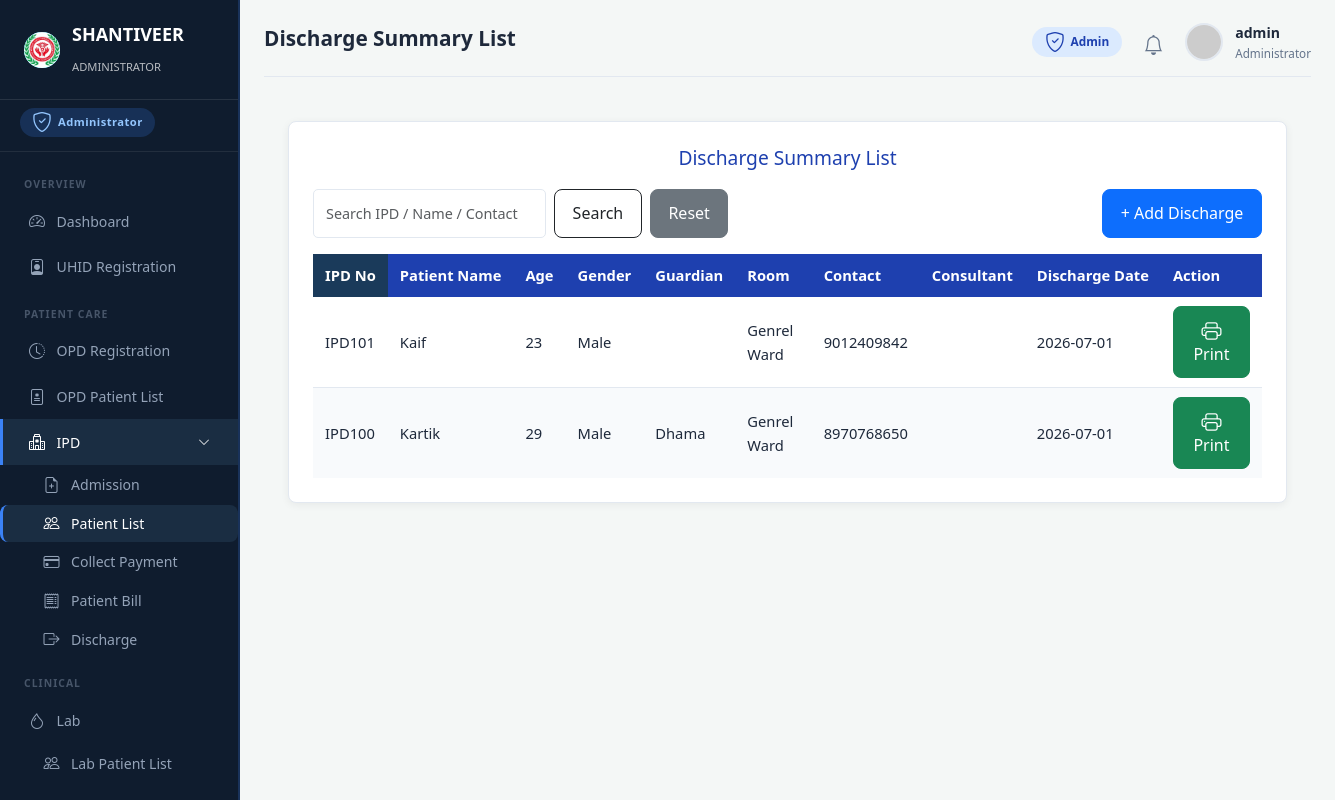
Screenshot of /ipd/discharge/ (signed in) with the database file from the repository.
### ipd/models.py (models this page shows, shortened)
class IPDAdmission(models.Model):
    STATUS_CHOICES = [('Admitted', 'Admitted'), ('Discharged', 'Discharged')]
    ipd_no = models.CharField(max_length=20, unique=True, editable=False)
    patient = models.ForeignKey(Patient, on_delete=models.CASCADE, related_name='ipd_admissions')
    date = models.DateField()
    time = models.TimeField(null=True, blank=True)
    guardian = models.CharField(max_length=200, blank=True)
    category = models.CharField(max_length=50, default='General')
    consultant = models.CharField(max_length=200, blank=True)
    kyc_type = models.CharField(max_length=50, blank=True)
    kyc_no = models.CharField(max_length=50, blank=True)
    room_category = models.CharField(max_length=100, blank=True)
    room_no = models.CharField(max_length=20, blank=True)
    diagnosis = models.TextField(blank=True)
    tpa = models.CharField(max_length=200, blank=True)
    policy_no = models.CharField(max_length=100, blank=True)
    insurance_co = models.CharField(max_length=200, blank=True)
    referral = models.CharField(max_length=200, blank=True)
    status = models.CharField(max_length=20, choices=STATUS_CHOICES, default='Admitted')
    created_at = models.DateTimeField(auto_now_add=True)
    bed_charge = models.DecimalField(
    max_digits=10,
    decimal_places=2,
    default=0)
    history = HistoricalRecords()
    class Meta:
        ordering = ['-date']

### uhid/models.py (models this page shows, shortened)
class Patient(models.Model):
    GENDER_CHOICES = [('Male', 'Male'), ('Female', 'Female'), ('Other', 'Other')]
    MARITAL_CHOICES = [('Single', 'Single'), ('Married', 'Married')]
    uhid = models.CharField(max_length=20, unique=True, editable=False)
    title = models.CharField(max_length=10, default='Mr')
    name = models.CharField(max_length=200)
    guardian = models.CharField(max_length=200, blank=True)
    guardian_relation = models.CharField(max_length=10, default='S/o')
    gender = models.CharField(max_length=10, choices=GENDER_CHOICES, default='Male')
    marital_status = models.CharField(max_length=20, choices=MARITAL_CHOICES, default='Single')
    dob = models.DateField(null=True, blank=True)
    age_years = models.PositiveIntegerField(default=0)
    age_months = models.PositiveIntegerField(default=0)
    age_days = models.PositiveIntegerField(default=0)
    mobile = models.CharField(max_length=15)
    blood_group = models.CharField(max_length=5, default='NA')
    resident = models.CharField(max_length=50, default='India')
    state = models.CharField(max_length=100, blank=True)
    city = models.CharField(max_length=100, blank=True)
    address = models.TextField(blank=True)
    created_at = models.DateTimeField(auto_now_add=True)
    updated_at = models.DateTimeField(auto_now=True)
    history = HistoricalRecords()
    class Meta:
        ordering = ['-created_at']

### ipd/views.py (the view)
# urls.py: path('discharge/', views.discharge_list, name='discharge_list'),
@require_module('discharge', level='view')
def discharge_list(request):
    q = request.GET.get('q', '').strip()
    items = DischargeSummary.objects.select_related('admission__patient')
    if q:
        items = items.filter(Q(admission__ipd_no__icontains=q) | Q(admission__patient__name__icontains=q))
    discharges = [{
        'id': d.id, 'ipd_no': d.admission.ipd_no, 'name': d.admission.patient.name,
        'age': d.admission.patient.age_years, 'gender': d.admission.patient.gender,
        'guardian': d.admission.guardian, 'room': d.admission.room_no,
        'contact': d.admission.patient.mobile, 'consultant': d.admission.consultant,
        'discharge_date': str(d.discharge_date),
    } for d in items]
    return render(request, 'ipd/discharge_list.html', {'active_sidebar': 'ipd', 'discharges': discharges, 'q': q})

### core/context_processors.py (called while the page is built)
def hospital_info(request):
    ctx = {
        'hospital_name': settings.HOSPITAL_NAME,
        'hospital_address': settings.HOSPITAL_ADDRESS,
        'hospital_phone': settings.HOSPITAL_PHONE,
    }
    if request.user.is_authenticated:
        ctx['unread_notifications'] = services.get_unread_notifications(request.user, limit=5)
        ctx['notification_count'] = services.get_unread_notification_count(request.user)
    else:
        ctx['unread_notifications'] = []
        ctx['notification_count'] = 0
    return ctx

def role_context(request):
    user = request.user
    if not user.is_authenticated:
        return {}
    role = rbac.get_user_role(user)
    access = {
        key: rbac.get_access_level(user, key) for key in rbac.MODULE_ACCESS
    }
    return {
        'user_role': role,
        'user_role_label': rbac.ROLE_LABELS.get(role, 'User'),
        'user_role_icon': rbac.ROLE_ICONS.get(role, 'bi-person'),
        'module_access': access,
    }

### core/rbac.py (called while the page is built, shortened)
def get_user_role(user):
    if not user.is_authenticated:
        return None
    if user.is_superuser or (user.is_staff and not user.groups.exists()):
        return ADMIN

def get_access_level(user, module_key):
    if not user.is_authenticated:
        return NONE
    if user.is_superuser:
        return FULL
    role = get_user_role(user)
    if role is None:
        return NONE
    return MODULE_ACCESS.get(module_key, {}).get(role, NONE)

def require_module(module_key, level=VIEW):
    def decorator(view_func):
        @wraps(view_func)
        @login_required
        def _wrapped(request, *args, **kwargs):
            access = get_access_level(request.user, module_key)
            if access == NONE or (level == FULL and access != FULL):
                raise PermissionDenied(
                    f"Your role does not have access to this module.")
            request.is_view_only = (access == VIEW)
            return view_func(request, *args, **kwargs)
        return _wrapped
    return decorator

### core/services.py (called while the page is built)
def get_unread_notifications(user=None, limit=10):
    return []

def get_unread_notification_count(user=None):
    return 0

### templates/ipd/discharge_list.html (shortened to what this page needs)
{% extends 'base_ipd.html' %}
{% block page_title %}Discharge Summary List{% endblock %}
{% block content %}
<div class="page-container"><div class="form-card">
    <h2>Discharge Summary List</h2>
    <div class="d-flex justify-content-between mb-3">
        <form method="get" class="d-flex gap-2"><input name="q" class="form-control" placeholder="Search IPD / Name / Contact" value="{{ q }}"><button class="btn btn-outline-dark">Search</button><a href="{% url 'ipd:discharge_list' %}" class="btn btn-secondary">Reset</a></form>
        <a href="{% url 'ipd:discharge_add' %}" class="btn btn-primary">+ Add Discharge</a>
    </div>
    <table class="hms-table"><thead style="background:#1a3a5a"><tr>
        <th style="background:#1a3a5a;color:#fff">IPD No</th><th>Patient Name</th><th>Age</th><th>Gender</th><th>Guardian</th>
        <th>Room</th><th>Contact</th><th>Consultant</th><th>Discharge Date</th><th>Action</th>
    </tr></thead>
    <tbody>{% for d in discharges %}
    <tr><td>{{ d.ipd_no }}</td><td>{{ d.name }}</td><td>{{ d.age }}</td><td>{{ d.gender }}</td><td>{{ d.guardian }}</td>
    <td>{{ d.room }}</td><td>{{ d.contact }}</td><td>{{ d.consultant }}</td><td>{{ d.discharge_date }}</td>
    <td><a href="{% url 'ipd:discharge_print' d.id %}" class="btn btn-success btn-sm" target="_blank"><i class="bi bi-printer"></i> Print</a></td></tr>
    {% endfor %}</tbody></table>
</div></div>
{% endblock %}

### templates/base_dashboard.html (shortened to what this page needs)
{% load static %}
{% load group_tags %}
<!DOCTYPE html>
<html lang="en">
<head>
  <link href="https://cdn.jsdelivr.net/npm/bootstrap@5.3.2/dist/css/bootstrap.min.css" rel="stylesheet">
  <link href="https://cdn.jsdelivr.net/npm/bootstrap-icons@1.11.1/font/bootstrap-icons.css" rel="stylesheet">
  <link href="{% static 'css/main.css' %}" rel="stylesheet">
  <link href="{% static 'css/role_panels.css' %}" rel="stylesheet">
  <link href="{% static 'css/responsive_overrides.css' %}" rel="stylesheet">
</head>
<body class="{% if user.is_superuser %}role-admin{% elif user|has_group:"Doctor" %}role-doctor{% elif user|has_group:"Receptionist" %}role-recept{% elif user|has_group:"Pharmacist" %}role-pharma{% else %}role-admin{% endif %}">
<div class="dashboard-layout">
  {% include 'includes/sidebar_dashboard.html' %}
  <main class="dash-main">
    <div class="dash-topbar">
      <h1>{% block page_title %}Dashboard{% endblock %}</h1>
      <div class="dash-topbar-right">
        {% if user.is_superuser %}
          <span class="topbar-role-chip chip-admin"><i class="bi bi-shield-check"></i> Admin</span>
        {% elif user|has_group:'Doctor' %}
          <span class="topbar-role-chip chip-doctor"><i class="bi bi-person-badge"></i> Doctor</span>
        {% elif user|has_group:'Receptionist' %}
          <span class="topbar-role-chip chip-recept"><i class="bi bi-headset"></i> Receptionist</span>
        {% elif user|has_group:'Pharmacist' %}
          <span class="topbar-role-chip chip-pharma"><i class="bi bi-capsule"></i> Pharmacist</span>
        {% endif %}
        <div class="dropdown">
          <div class="notif-bell" data-bs-toggle="dropdown" aria-expanded="false" style="cursor:pointer">
            <i class="bi bi-bell"></i>
          </div>
        </div>
        <div class="dropdown">
          <div class="user-profile-mini" data-bs-toggle="dropdown" style="cursor:pointer">
            <img src="https://ui-avatars.com/api/?name={{ user.get_full_name|default:user.username }}&background=1e40af&color=fff" alt="avatar">
            <div>
              <div class="name">{{ user.get_full_name|default:user.username }}</div>
              <div class="role">
                {% if user.is_superuser %}Administrator
                {% else %}{{ user.groups.all.0.name|default:"User" }}{% endif %}
              </div>
            </div>
          </div>
        </div>
      </div>
    </div>
    {% block content %}{% endblock %}
  </main>
</div>
</body>
</html>

### statics/css/main.css (style rules this page uses)
:root { --navy: #0f1c2e; --navy-light: #1a2d42; --cyan: #00d4ff; --cyan-dark: #00b8d9; --primary-blue: #1e40af; --header-cyan: #00e5ff; --green-header: #2e7d32; --green-btn: #4caf50; --bg-light: #f4f7f6; --card-white: #ffffff; --text-dark: #1e293b; --text-muted: #64748b; --border: #e2e8f0; --danger: #dc2626; --warning: #f59e0b; --success: #059669; --ipd-nav: #0d2137; --sidebar-width: 240px; }
*, *::before, *::after { box-sizing: border-box; margin: 0; padding: 0; }
body { font-family: 'Segoe UI', system-ui, -apple-system, sans-serif; color: var(--text-dark); background: var(--bg-light); min-height: 100vh; font-size: 18px; line-height: 1.65; }
.bi { font-size: 1.25rem; line-height: 1; vertical-align: -0.125em; }
button, input[type="button"], input[type="submit"], input[type="reset"] { font-size: 1rem; }
.btn, .btn-cyan, .btn-save, .btn-view, .btn-action { font-size: 1rem; }
.btn { padding: 0.7rem 1.1rem; min-height: 44px; border-radius: 8px; }
a { text-decoration: none; }
input, select, textarea { font-family: inherit; font-size: 0.9rem; }
.form-control, .form-select { display: block; width: 100%; padding: 0.45rem 0.75rem; border: 1px solid var(--border); border-radius: 5px; background: #fff; font-size: 0.9rem; transition: border-color 0.15s; }
.dashboard-layout { display: flex; min-height: 100vh; }
.dash-main { flex: 1; margin-left: var(--sidebar-width); padding: 1.25rem 1.5rem; background: var(--bg-light); min-height: 100vh; }
.dash-topbar { display: flex; justify-content: space-between; align-items: center; margin-bottom: 1.25rem; padding-bottom: 0.75rem; border-bottom: 1px solid var(--border); }
.dash-topbar h1 { font-size: 1.3rem; font-weight: 600; color: var(--text-dark); }
.dash-topbar-right { display: flex; align-items: center; gap: 1rem; }
.notif-bell { position: relative; font-size: 1.25rem; color: var(--text-muted); cursor: pointer; padding: 0.35rem; }
.user-profile-mini { display: flex; align-items: center; gap: 0.75rem; cursor: pointer; }
.user-profile-mini img { width: 38px; height: 38px; border-radius: 50%; object-fit: cover; border: 2px solid var(--border); }
.user-profile-mini .name { font-weight: 600; font-size: 0.88rem; color: var(--text-dark); }
.user-profile-mini .role { font-size: 0.73rem; color: var(--text-muted); }
.page-container { padding: 1.5rem; max-width: 1400px; margin: 0 auto; }
.form-card { background: #fff; border-radius: 8px; padding: 1.5rem; box-shadow: 0 2px 8px rgba(0,0,0,0.06); border: 1px solid var(--border); margin-bottom: 1rem; }
.form-card h2 { text-align: center; color: var(--primary-blue); font-size: 1.2rem; margin-bottom: 1.25rem; }
.hms-table { width: 100%; border-collapse: collapse; font-size: 0.92rem; }
.hms-table thead th { background: var(--primary-blue); color: #fff; padding: 0.6rem 0.75rem; text-align: left; font-weight: 600; white-space: nowrap; }
.hms-table tbody td { padding: 0.55rem 0.75rem; border-bottom: 1px solid var(--border); vertical-align: middle; }
.hms-table tbody tr:nth-child(even) { background: #f8fafc; }
.hms-table tbody tr:last-child td { border-bottom: none; }
.mb-3 { margin-bottom: 1rem; }
.d-flex { display: flex; }
.gap-2 { gap: 0.5rem; }

### statics/css/role_panels.css (style rules this page uses)
.topbar-role-chip { display: inline-flex; align-items: center; gap: .35rem; padding: .28rem .8rem; border-radius: 20px; font-size: .74rem; font-weight: 600; }
.chip-admin { background: #dbeafe; color: #1e40af; }

### statics/css/responsive_overrides.css (style rules this page uses)
.hms-table { table-layout: auto; }

### rows the page displays
IPDAdmission: ipd_no "IPD101", room "Genrel Ward"
Patient: name "Kaif", gender "Male", contact "9012409842"
IPDAdmission: ipd_no "IPD100", guardian "Dhama", room "Genrel Ward"
Patient: name "Kartik", gender "Male", contact "8970768650"

### other values shown
{{ user_role_label|default:"HOSPITAL"|upper }} "ADMINISTRATOR"
{{ user_role_label|default:"Administrator" }} "Administrator"
{{ user.get_full_name|default:user.username }} "admin"
{{ d.age }} "23" "29"
{{ d.discharge_date }} "2026-07-01" "2026-07-01"
